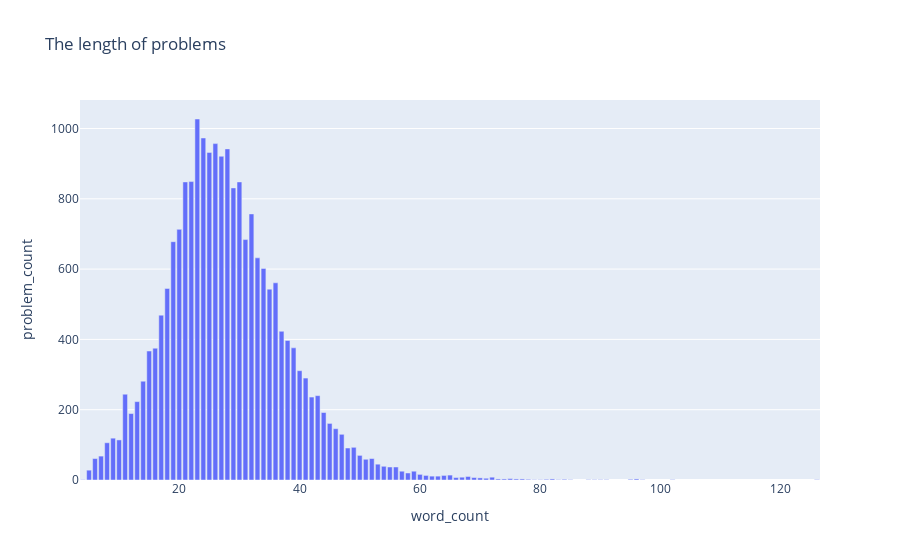

The notebook cell saved with this chart:
### Markdown cell above
## The length of problems

### Code cell
cnt = data['word_count'].value_counts().reset_index()
cnt.columns = [ 'word_count' , 'problem_count']

fig = px.bar(
    cnt , x = 'word_count', y = 'problem_count' ,
    title = 'The length of problems'
)
fig.show()

### Figure 1 — Plotly figure (JSON) as saved in the notebook; plotly's stock layout.template omitted (floating-point values rounded to 4 significant figures)
{"data": [{"alignmentgroup": "True", "hovertemplate": "word_count=%{x}<br>problem_count=%{y}<extra></extra>", "legendgroup": "", "marker": {"color": "#636efa"}, "name": "", "offsetgroup": "", "orientation": "v", "showlegend": false, "textposition": "auto", "type": "bar", "x": [23, 24, 26, 28, 25, 27, 22, 30, 21, 29, 32, 20, 31, 19, 33, 34, 36, 18, 35, 17, 37, 38, 39, 16, 15, 40, 41, 14, 11, 43, 42, 13, 44, 12, 45, 46, 47, 9, 10, 8, 49, 48, 50, 7, 6, 52, 51, 53, 54, 56, 55, 5, 59, 57, 58, 60, 65, 64, 61, 62, 63, 68, 67, 72, 66, 69, 70, 71, 75, 73, 77, 74, 82, 76, 96, 78, 95, 81, 84, 83, 97, 88, 89, 91, 126, 80, 85, 90, 102, 79, 4], "xaxis": "x", "y": [1027, 973, 957, 942, 932, 921, 849, 848, 848, 831, 757, 713, 684, 678, 632, 602, 561, 545, 543, 469, 423, 397, 376, 375, 367, 311, 290, 281, 244, 240, 236, 223, 192, 189, 161, 146, 130, 119, 114, 106, 93, 91, 70, 68, 61, 61, 59, 45, 39, 37, 37, 28, 25, 25, 20, 16, 14, 13, 13, 11, 11, 10, 8, 8, 7, 7, 6, 5, 4, 3, 3, 3, 3, 3, 3, 2, 2, 2, 2, 1, 1, 1, 1, 1, 1, 1, 1, 1, 1, 1, 1], "yaxis": "y"}], "layout": {"barmode": "relative", "legend": {"tracegroupgap": 0}, "title": {"text": "The length of problems"}, "xaxis": {"anchor": "y", "domain": [0, 1], "title": {"text": "word_count"}}, "yaxis": {"anchor": "x", "domain": [0, 1], "title": {"text": "problem_count"}}}}
